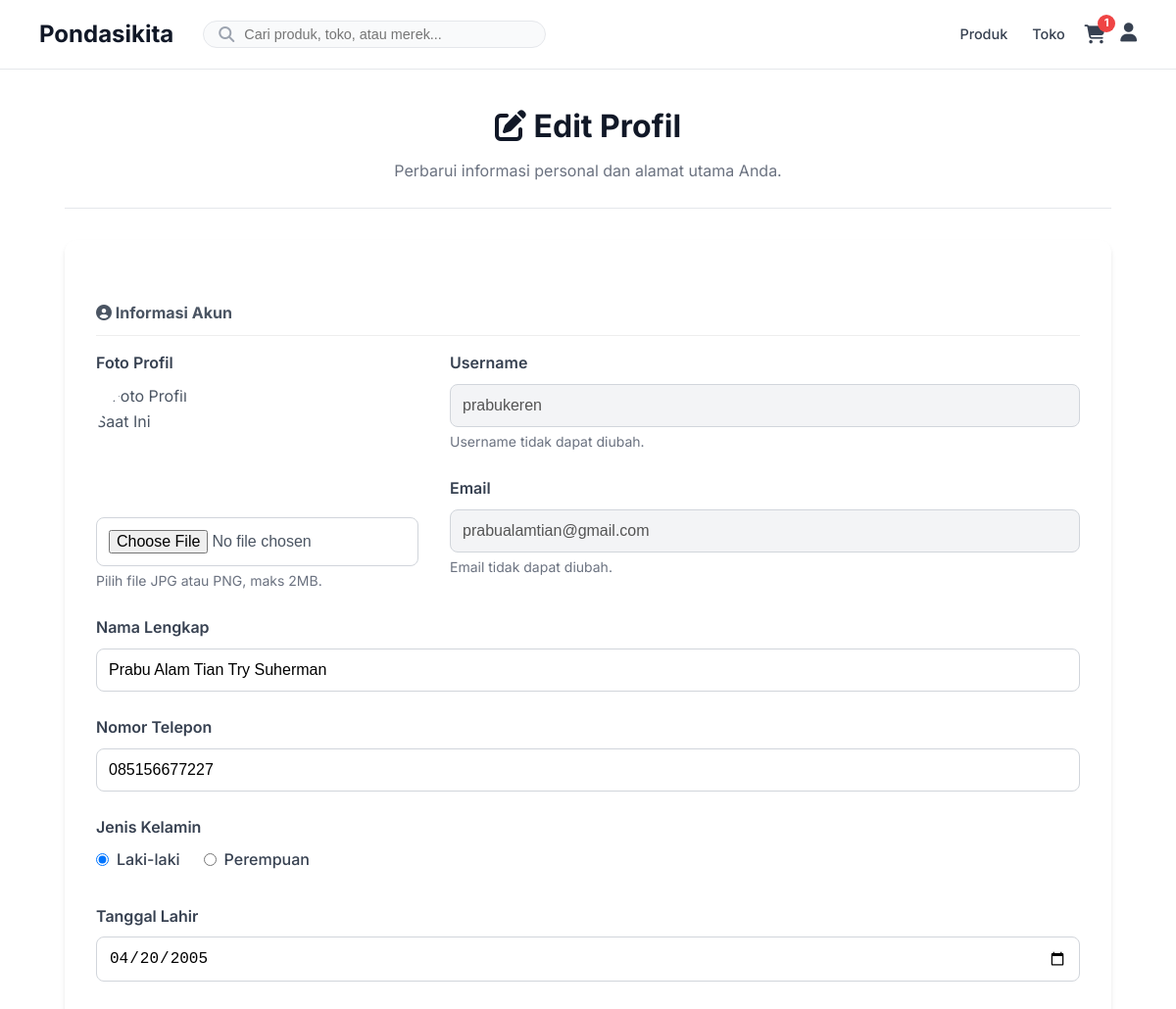
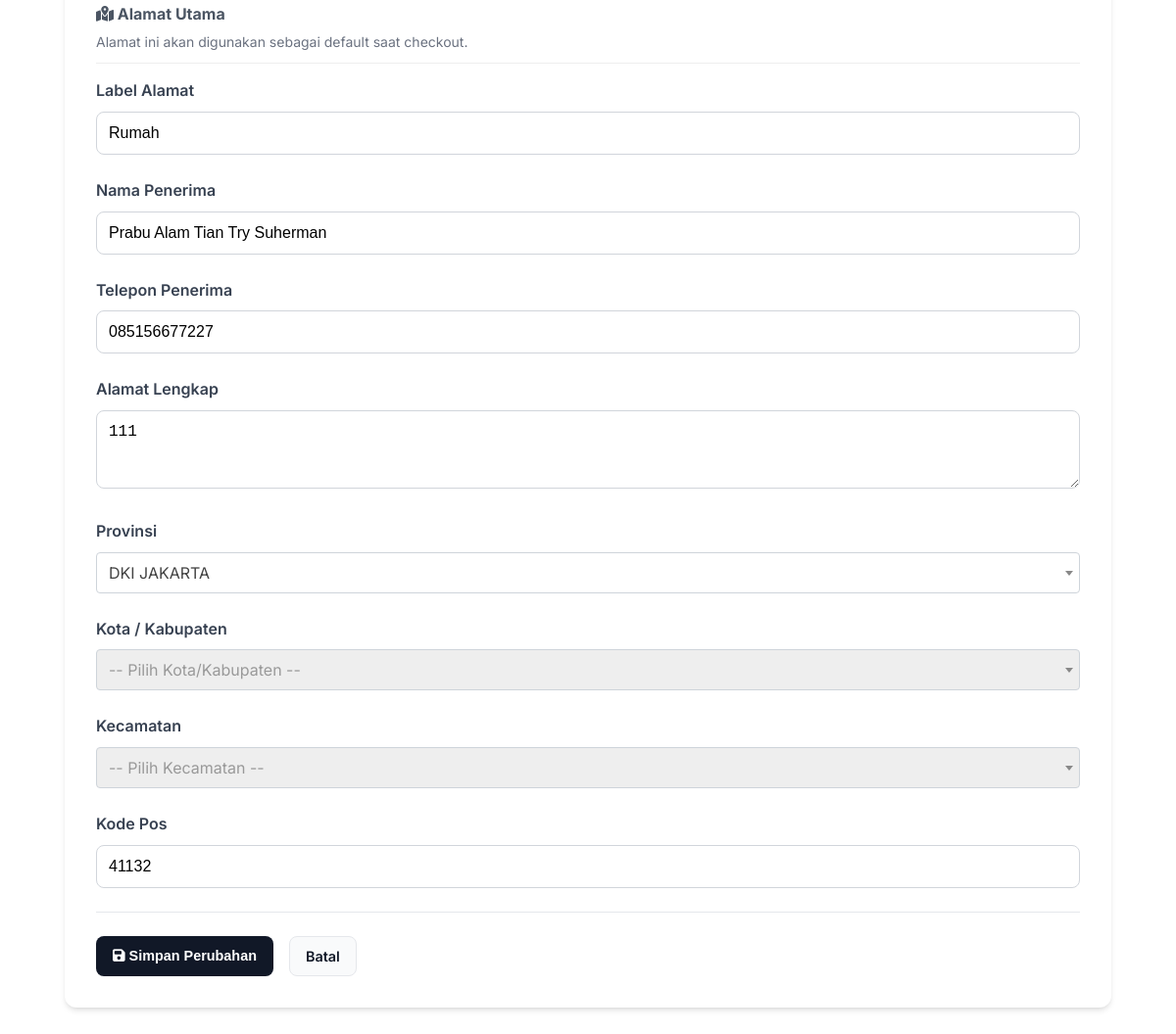
Screenshot of /app_customer/pages/crud_profil/edit_profil.php (signed in) with the database file from the repository (2 pictures, top to bottom).
### tables this page shows
CREATE TABLE `tb_user` (
  `id` int NOT NULL,
  `username` varchar(50) NOT NULL,
  `password` varchar(255) DEFAULT NULL,
  `google_id` varchar(255) DEFAULT NULL,
  `nama` varchar(255) NOT NULL,
  `email` varchar(100) NOT NULL,
  `no_telepon` varchar(20) DEFAULT NULL,
  `jenis_kelamin` enum('Laki-laki','Perempuan') DEFAULT NULL,
  `tanggal_lahir` date DEFAULT NULL,
  `alamat` text,
  `profile_picture_url` varchar(255) DEFAULT NULL,
  `status` enum('online','offline','typing') NOT NULL DEFAULT 'offline',
  `last_activity_at` timestamp NULL DEFAULT CURRENT_TIMESTAMP,
  `level` enum('admin','seller','customer','bot') NOT NULL,
  `is_verified` tinyint(1) NOT NULL DEFAULT '0',
  `is_banned` tinyint(1) NOT NULL DEFAULT '0',
  `created_at` timestamp NOT NULL DEFAULT CURRENT_TIMESTAMP,
  `updated_at` timestamp NULL DEFAULT NULL ON UPDATE CURRENT_TIMESTAMP,
  `reset_token` varchar(255) DEFAULT NULL,
  `reset_token_expires_at` datetime DEFAULT NULL,
  `status_online` enum('online','offline') NOT NULL DEFAULT 'offline'
);

CREATE TABLE `tb_user_alamat` (
  `id` int NOT NULL,
  `user_id` int NOT NULL,
  `label_alamat` varchar(50) NOT NULL,
  `nama_penerima` varchar(100) NOT NULL,
  `telepon_penerima` varchar(20) NOT NULL,
  `alamat_lengkap` text NOT NULL,
  `province_id` int UNSIGNED DEFAULT NULL,
  `city_id` int UNSIGNED DEFAULT NULL,
  `district_id` int UNSIGNED DEFAULT NULL,
  `kode_pos` varchar(10) DEFAULT NULL,
  `is_utama` tinyint(1) NOT NULL DEFAULT '0'
);

### app_customer/pages/crud_profil/edit_profil.php (the view, shortened to what this page needs)
<?php
require_once __DIR__ . '/../../../config/koneksi.php';
$user_id = $_SESSION['user']['id'];
$stmt_user = $koneksi->prepare("SELECT * FROM tb_user WHERE id = ?");
$stmt_user->bind_param("i", $user_id);
$stmt_user->execute();
$result_user = $stmt_user->get_result();
$user = $result_user->fetch_assoc();
$stmt_alamat = $koneksi->prepare("SELECT * FROM tb_user_alamat WHERE user_id = ? AND is_utama = 1");
$stmt_alamat->bind_param("i", $user_id);
$stmt_alamat->execute();
$result_alamat = $stmt_alamat->get_result();
$alamat_utama = $result_alamat->fetch_assoc();
?>
<!DOCTYPE html>
<html lang="id">
<head>
    <link rel="stylesheet" href="https://cdnjs.cloudflare.com/ajax/libs/font-awesome/6.5.0/css/all.min.css">
    <link rel="stylesheet" href="https://cdnjs.cloudflare.com/ajax/libs/cropperjs/1.6.1/cropper.min.css" />
    <link href="https://cdn.jsdelivr.net/npm/select2@4.1.0-rc.0/dist/css/select2.min.css" rel="stylesheet" />
    <link rel="stylesheet" href="/assets/css/theme.css">
    <link rel="stylesheet" href="/assets/css/navbar_style.css">
    <link rel="stylesheet" href="/assets/css/profil_style.css">
</head>
<body>
<div class="profile-container">
    <div class="profile-header">
        <h2><i class="fa-solid fa-pen-to-square"></i> Edit Profil</h2>
        <p>Perbarui informasi personal dan alamat utama Anda.</p>
    </div>
    <div class="profile-card edit-mode">
        <form action="../../../actions/update_profil.php" method="POST" enctype="multipart/form-data" class="profile-form">
            <div class="form-section-header"><h4><i class="fa-solid fa-user-circle"></i> Informasi Akun</h4></div>
            <div class="form-group-split">
                <div class="form-group profile-picture-edit">
                    <label>Foto Profil</label>
                    <img src="/assets/uploads/avatars/<?= htmlspecialchars($user['profile_picture_url'] ?? 'default-avatar.png') ?>"
                         alt="Foto Profil Saat Ini"
                         class="profile-picture-preview" id="imagePreview" onerror="this.onerror=null;this.src='/assets/uploads/avatars/default-avatar.png';">
                    <input type="file" name="profile_picture_input" id="profile_picture_input" class="form-control-file" accept="image/jpeg, image/png">
                    <small>Pilih file JPG atau PNG, maks 2MB.</small>
                </div>
                <div class="form-group-column">
                    <div class="form-group"><label for="username">Username</label><input type="text" id="username" class="form-control" value="<?= htmlspecialchars($user['username'] ?? '') ?>" readonly disabled><small>Username tidak dapat diubah.</small></div>
                    <div class="form-group"><label for="email">Email</label><input type="email" id="email" class="form-control" value="<?= htmlspecialchars($user['email'] ?? '') ?>" readonly disabled><small>Email tidak dapat diubah.</small></div>
                </div>
            </div>
            <div class="form-group"><label for="nama">Nama Lengkap</label><input type="text" id="nama" name="nama" class="form-control" value="<?= htmlspecialchars($user['nama'] ?? '') ?>" required></div>
            <div class="form-group"><label for="no_telepon">Nomor Telepon</label><input type="tel" id="no_telepon" name="no_telepon" class="form-control" value="<?= htmlspecialchars($user['no_telepon'] ?? '') ?>" placeholder="Contoh: 081234567890"></div>
            <div class="form-group"><label>Jenis Kelamin</label><div class="radio-group"><label><input type="radio" name="jenis_kelamin" value="Laki-laki" <?= ($user['jenis_kelamin'] ?? '') == 'Laki-laki' ? 'checked' : '' ?>> Laki-laki</label><label><input type="radio" name="jenis_kelamin" value="Perempuan" <?= ($user['jenis_kelamin'] ?? '') == 'Perempuan' ? 'checked' : '' ?>> Perempuan</label></div></div>
            <div class="form-group"><label for="tanggal_lahir">Tanggal Lahir</label><input type="date" id="tanggal_lahir" name="tanggal_lahir" class="form-control" value="<?= htmlspecialchars($user['tanggal_lahir'] ?? '') ?>"></div>
            <div class="form-section-header"><h4><i class="fa-solid fa-map-location-dot"></i> Alamat Utama</h4><small>Alamat ini akan digunakan sebagai default saat checkout.</small></div>
            <div class="form-group"><label for="label_alamat">Label Alamat</label><input type="text" id="label_alamat" name="label_alamat" class="form-control" value="<?= htmlspecialchars($alamat_utama['label_alamat'] ?? 'Rumah') ?>" placeholder="Contoh: Rumah, Kantor, Apartemen" required></div>
            <div class="form-group"><label for="nama_penerima">Nama Penerima</label><input type="text" id="nama_penerima" name="nama_penerima" class="form-control" value="<?= htmlspecialchars($alamat_utama['nama_penerima'] ?? $user['nama']) ?>" required></div>
            <div class="form-group"><label for="telepon_penerima">Telepon Penerima</label><input type="tel" id="telepon_penerima" name="telepon_penerima" class="form-control" value="<?= htmlspecialchars($alamat_utama['telepon_penerima'] ?? $user['no_telepon']) ?>" required placeholder="Contoh: 081234567890"></div>
            <div class="form-group"><label for="alamat_lengkap">Alamat Lengkap</label><textarea id="alamat_lengkap" name="alamat_lengkap" class="form-control" rows="3" placeholder="Nama Jalan, Nomor Rumah, RT/RW..." required><?= htmlspecialchars($alamat_utama['alamat_lengkap'] ?? '') ?></textarea></div>
            <div class="form-group">
                <label for="provinsi">Provinsi</label>
            </div>
            <div class="form-group">
                <label for="kota_kabupaten">Kota / Kabupaten</label>
            </div>
            <div class="form-group">
                <label for="kecamatan">Kecamatan</label>
            </div>
            <div class="form-group"><label for="kode_pos">Kode Pos</label><input type="text" id="kode_pos" name="kode_pos" class="form-control" value="<?= htmlspecialchars($alamat_utama['kode_pos'] ?? '') ?>" placeholder="Kode Pos (Opsional)"></div>
            <div class="form-actions"><button type="submit" class="btn btn-primary"><i class="fa-solid fa-save"></i> Simpan Perubahan</button><a href="/pages/profil.php" class="btn btn-secondary">Batal</a></div>
        </form>
    </div>
</div>
</body>
</html>

### assets/css/theme.css (style rules this page uses)
:root { --primary-color: #1a1a1a; --secondary-color: #4B5563; --background-color: #FFFFFF; --surface-color: #F9FAFB; --border-color: #E5E7EB; --accent-color: #007BFF; --error-color: #EF4444; --font-family: 'Inter', sans-serif; --border-radius: 8px; --box-shadow: 0 4px 6px -1px rgba(0, 0, 0, 0.1), 0 2px 4px -2px rgba(0, 0, 0, 0.1); }
* { box-sizing: border-box; margin: 0; padding: 0; }
body { font-family: var(--font-family); background-color: var(--background-color); color: var(--secondary-color); line-height: 1.6; }
a { text-decoration: none; color: var(--primary-color); transition: color 0.3s ease; }
img { max-width: 100%; height: auto; display: block; }
.btn-primary { background-color: var(--primary-color); color: var(--background-color); padding: 12px 24px; border-radius: var(--border-radius); font-weight: 600; display: inline-block; transition: all 0.3s ease; border: 2px solid transparent; }

### assets/css/navbar_style.css (style rules this page uses)
:root { --navbar-bg: #FFFFFF; --navbar-surface: #F9FAFB; --navbar-border: #E5E7EB; --navbar-text-primary: #111827; --navbar-text-secondary: #374151; --navbar-accent: #4F46E5; --navbar-error: #EF4444; }
a { text-decoration: none; }
.btn { padding: 8px 16px; border-radius: 8px; font-weight: 600; font-size: 0.9rem; border: 1px solid transparent; }
.btn-secondary { background-color: var(--navbar-surface); color: var(--navbar-text-primary); border-color: var(--navbar-border); }
.btn-primary { background-color: var(--navbar-text-primary); color: var(--navbar-bg); }

### assets/css/profil_style.css (style rules this page uses)
.profile-container { max-width: 1100px; margin: 2rem auto; padding: 0 1rem; }
.profile-header { margin-bottom: 2rem; text-align: center; border-bottom: 1px solid #e5e7eb; padding-bottom: 1.5rem; }
.profile-header h2 { font-size: 2rem; color: #111827; margin-bottom: 0.5rem; }
.profile-header p { font-size: 1rem; color: #6b7280; }
.profile-card { background-color: #fff; border-radius: 12px; box-shadow: 0 4px 6px -1px rgb(0 0 0 / 0.1), 0 2px 4px -2px rgb(0 0 0 / 0.1); padding: 2rem; display: flex; gap: 2rem; flex-wrap: wrap; }
.profile-card.edit-mode { display: block; }
.profile-form .form-group { margin-bottom: 1.5rem; }
.profile-form label { display: block; font-weight: 600; margin-bottom: 0.5rem; color: #374151; }
.profile-form .form-control, .profile-form .form-control-file { width: 100%; padding: 0.75rem; border: 1px solid #d1d5db; border-radius: 8px; font-size: 1rem; }
.profile-form .form-control[readonly] { background-color: #f3f4f6; cursor: not-allowed; }
.profile-form small { display: block; margin-top: 0.25rem; color: #6b7280; font-size: 0.875rem; }
.form-group-split { display: flex; gap: 2rem; align-items: flex-start; }
.form-group-column { flex-grow: 1; }
.profile-picture-edit .profile-picture-preview { width: 120px; height: 120px; border-radius: 50%; object-fit: cover; margin-bottom: 1rem; display: block; }
.radio-group { display: flex; gap: 1.5rem; }
.radio-group label { display: flex; align-items: center; gap: 0.5rem; font-weight: 500; }
.form-actions { border-top: 1px solid #e5e7eb; padding-top: 1.5rem; display: flex; gap: 1rem; }

### app_customer/pages/crud_profil/edit_profil.php (style rules this page uses)
.form-section-header { margin-top: 30px; margin-bottom: 15px; border-bottom: 1px solid #eee; padding-bottom: 10px; }

### rows the page displays
tb_user: username "prabukeren", email "prabualamtian@gmail.com", nama "Prabu Alam Tian Try Suherman", no_telepon "085156677227", jenis_kelamin "☑ Laki-laki", jenis_kelamin "☐ Perempuan", tanggal_lahir "04/20/2005"
tb_user_alamat: label_alamat "Rumah", nama_penerima "Prabu Alam Tian Try Suherman", telepon_penerima "085156677227", alamat_lengkap "111", kode_pos "41132"

### other values shown
$total_item_keranjang "1"
